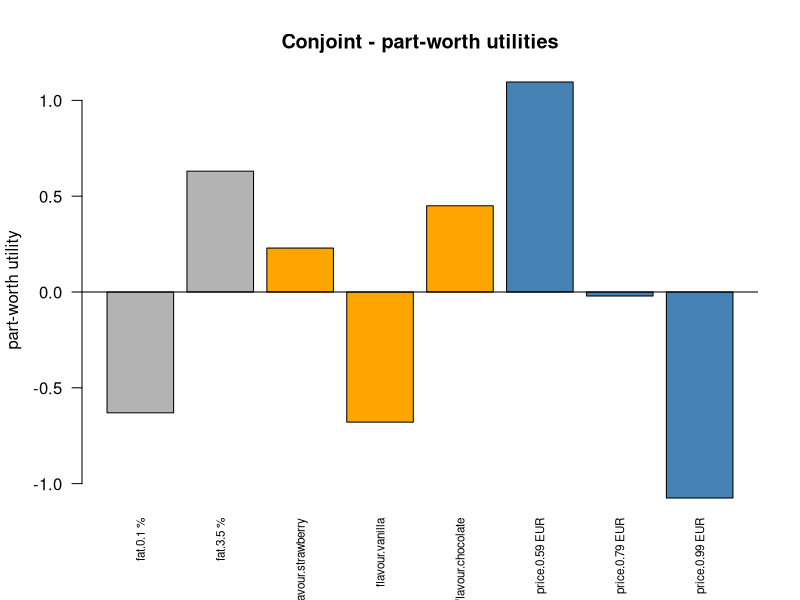

The R script that drew this image:
# ============================================================
# Exercise 24: Conjoint analysis
# Theory: https://senzorika.github.io/SaIT/theory_EN/exercise24.html
# ============================================================

#---------------------------------------------------------------------------------------
# 1. Product profiles - full factorial design
#---------------------------------------------------------------------------------------
# A yogurt is described by three attributes. The consumer does not rate attributes one by one,
# but whole profiles.
profiles <- expand.grid(
  fat = c("0.1 %", "3.5 %"),
  flavour = c("strawberry", "vanilla", "chocolate"),
  price = c("0.59 EUR", "0.79 EUR", "0.99 EUR")
)
nrow(profiles) # 2 x 3 x 3 = 18 profiles
head(profiles)

#---------------------------------------------------------------------------------------
# 2. Ratings - simulation of 40 consumers (9-point purchase intent scale)
#---------------------------------------------------------------------------------------
# two segments: "price" (price-sensitive) and "taste" (want a full-fat chocolate yogurt)
set.seed(24)
n <- 40
segment <- rep(c("price", "taste"), each = n / 2)
utility <- function(profile, seg) {
  u_fat <- c("0.1 %" = -0.3, "3.5 %" = 0.3) * ifelse(seg == "taste", 3, 1)
  u_flavour <- c(strawberry = 0.4, vanilla = -0.6, chocolate = 0.2) + c(0, 0, ifelse(seg == "taste", 1, 0))
  u_price <- c("0.59 EUR" = 1, "0.79 EUR" = 0, "0.99 EUR" = -1) * ifelse(seg == "price", 1.8, 0.4)
  u_fat[as.character(profile$fat)] + u_flavour[as.character(profile$flavour)] + u_price[as.character(profile$price)]
}
ratings <- do.call(rbind, lapply(1:n, function(i) {
  score <- 5 + utility(profiles, segment[i]) + rnorm(nrow(profiles), 0, 0.8)
  data.frame(respondent = factor(i), profiles, rating = pmin(9, pmax(1, round(score))))
}))
head(ratings)

#---------------------------------------------------------------------------------------
# 3. Part-worth utilities - regression on the attribute levels
#---------------------------------------------------------------------------------------
# sum contrasts: the utilities of the levels of one attribute sum to zero
contrasts_sum <- list(fat = "contr.sum", flavour = "contr.sum", price = "contr.sum")
model <- lm(rating ~ fat + flavour + price, data = ratings, contrasts = contrasts_sum)
part_worths <- dummy.coef(model)[c("fat", "flavour", "price")]
lapply(part_worths, round, 2)

# relative importance of an attribute = range of its utilities / sum of the ranges
ranges <- sapply(part_worths, function(u) diff(range(u)))
round(100 * ranges / sum(ranges), 1)

barplot(unlist(part_worths),
  las = 2, cex.names = 0.7, col = rep(c("grey70", "orange", "steelblue"), c(2, 3, 3)),
  ylab = "part-worth utility", main = "Conjoint - part-worth utilities"
)
abline(h = 0)

#---------------------------------------------------------------------------------------
# 4. Individual utilities and segmentation
#---------------------------------------------------------------------------------------
individual <- t(sapply(levels(ratings$respondent), function(r) {
  m <- lm(rating ~ fat + flavour + price, data = subset(ratings, respondent == r), contrasts = contrasts_sum)
  unlist(dummy.coef(m)[c("fat", "flavour", "price")])
}))
round(head(individual), 2)

# cluster analysis of the individual utilities (see exercise 8)
clusters <- kmeans(individual, centers = 2, nstart = 25)
table(cluster = clusters$cluster, true_segment = segment)
round(clusters$centers, 2)

#---------------------------------------------------------------------------------------
# 5. Market simulation - which concept would consumers choose?
#---------------------------------------------------------------------------------------
concepts <- data.frame(
  fat = c("3.5 %", "0.1 %", "3.5 %"),
  flavour = c("chocolate", "strawberry", "strawberry"),
  price = c("0.99 EUR", "0.59 EUR", "0.79 EUR"),
  row.names = c("Premium", "Light", "Classic")
)
# total utility of a concept for every respondent = sum of their part-worth utilities
total <- sapply(rownames(concepts), function(k) {
  individual[, paste0("fat.", concepts[k, "fat"])] +
    individual[, paste0("flavour.", concepts[k, "flavour"])] +
    individual[, paste0("price.", concepts[k, "price"])]
})
# share of first choice: every respondent "buys" the concept with the highest utility
round(100 * prop.table(table(colnames(total)[apply(total, 1, which.max)])), 1)


# TASK1:
# =========
# Which attribute is the most important for consumers in the whole sample and which in the individual clusters?
# (hint: compute the relative importance from the cluster centres)

# TASK2:
# =========
# Build the yogurt with the highest total utility for each cluster. By how much does the utility drop
# if you raise the price from 0.59 to 0.99 EUR?

# TASK3:
# =========
# Add a fourth concept "Promo" (3.5 %, chocolate, 0.59 EUR). How do the shares of first choice change?
# Compare with the TURF analysis in exercise 11a - which question does TURF answer and which does conjoint?
# Theory of the method (in Slovak): https://senzorika.github.io/SAP/kapitoly/08_spotrebitelska_veda.html
